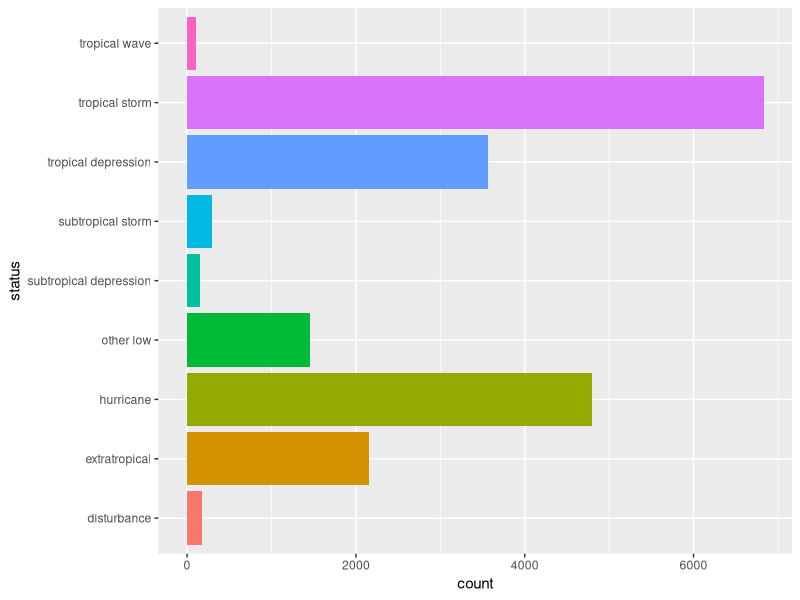
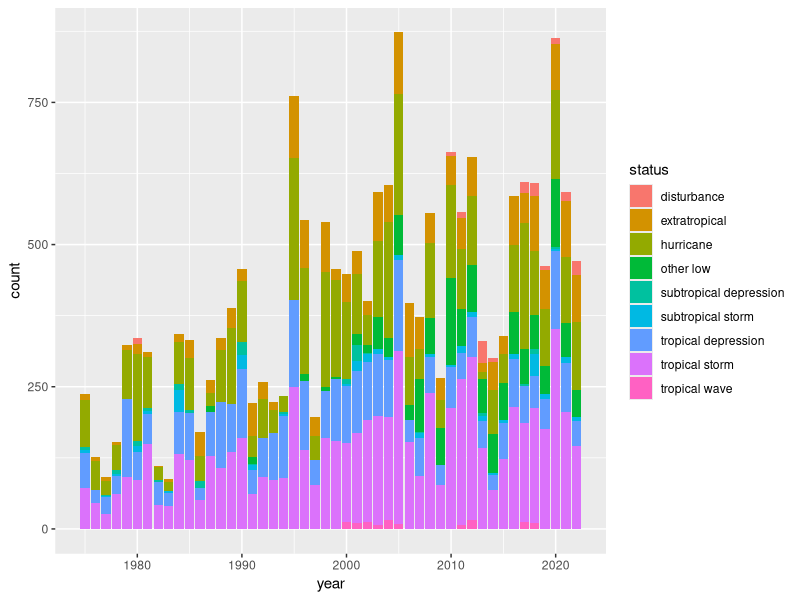
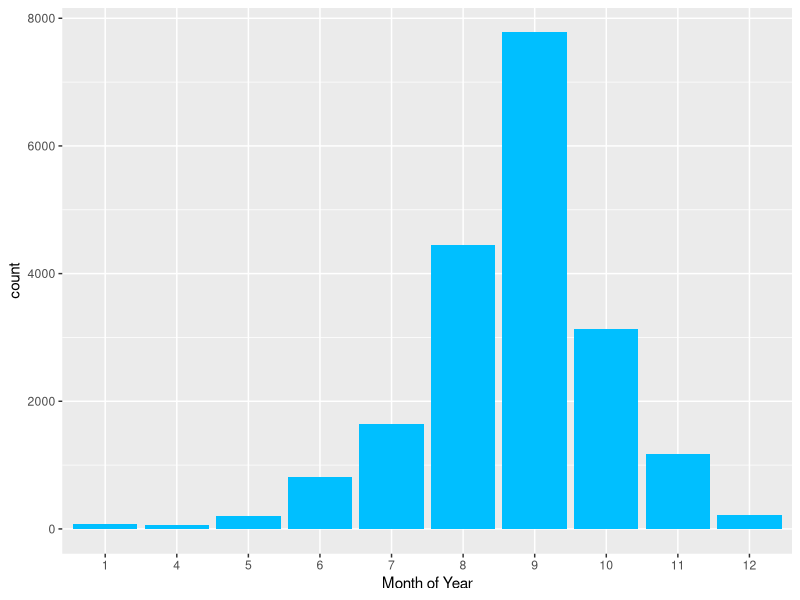
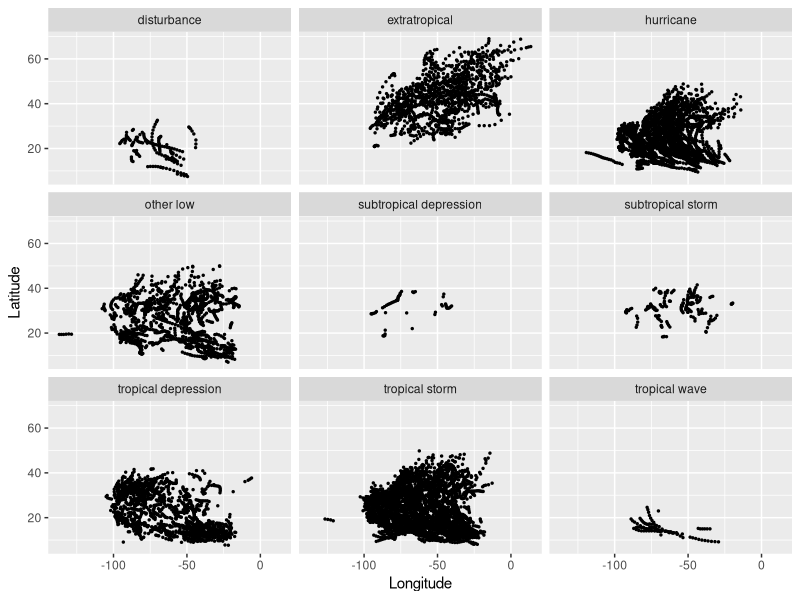
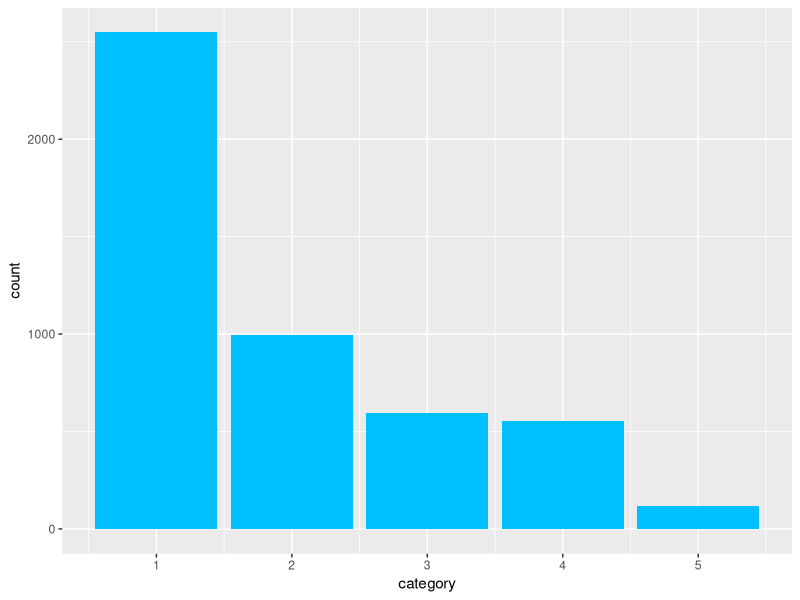
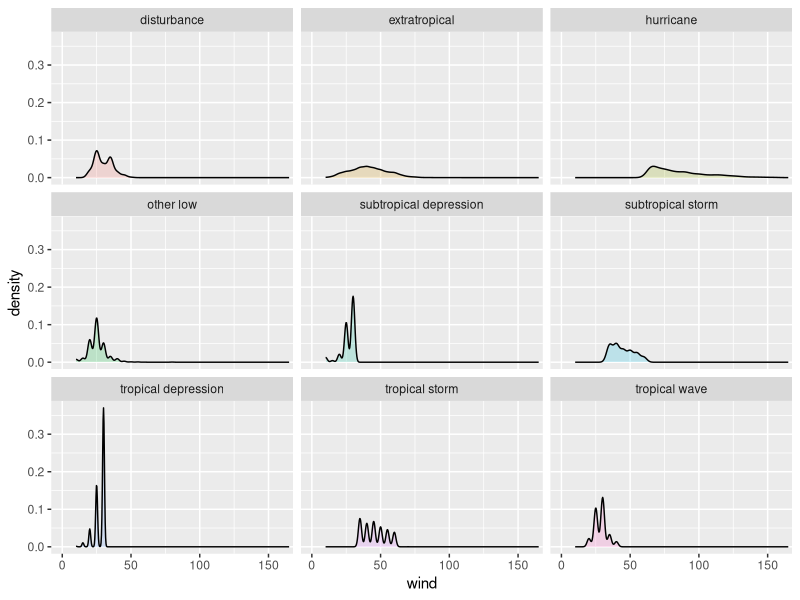
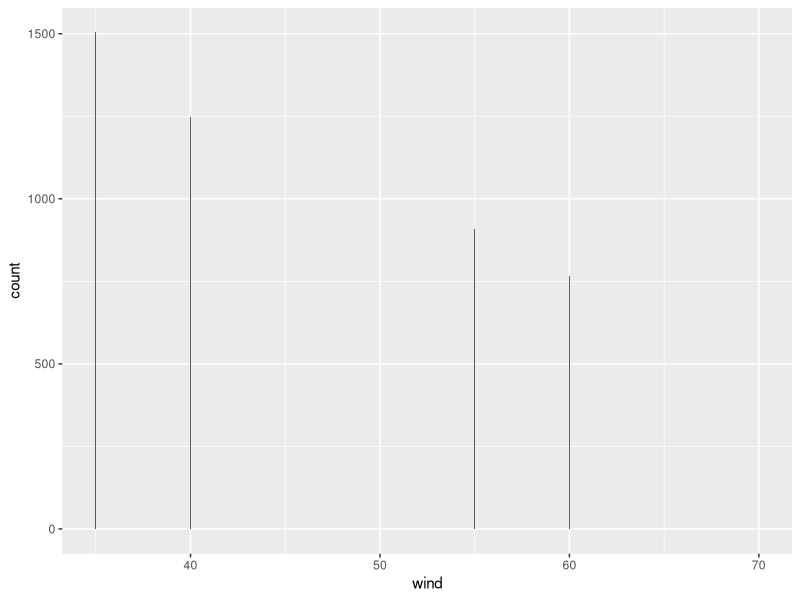
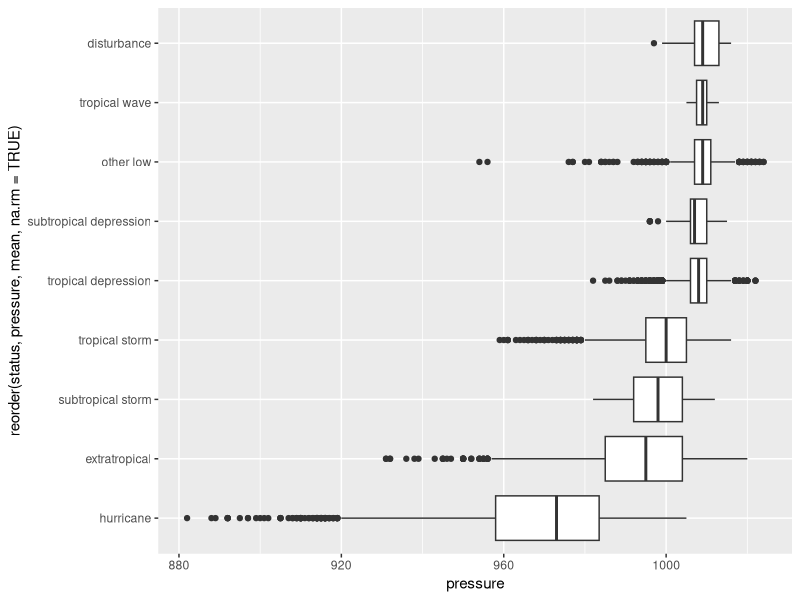

These figures' R source, in order:
## ---- chunk 1
library(tidyverse)
sample_n(storms, 5)
str(storms)

## ---- chunk 2
ggplot(data = storms, mapping = aes(x=status, fill = status)) +
  geom_bar() + guides(fill = "none") + coord_flip()
## ---- chunk 3
ggplot(data = storms, mapping = aes(x=year, fill = status)) +
  geom_bar()
## ---- chunk 4
ggplot(data = storms, mapping= aes(x=factor(month))) +
  geom_bar(fill = "deepskyblue") + labs(x = "Month of Year")
## ---- chunk 5
storms %>%
  filter(year > 2000) %>%
  ggplot( mapping = aes(x = long, y = lat)) +
  geom_point(aes(group = status), size= 0.5) + facet_wrap( vars(status)) +
  labs(x= "Longitude",
       y = "Latitude")
## ---- chunk 6
storms %>%
  filter(!is.na("NA")) %>%
  ggplot(mapping = aes(x = category)) +
  geom_bar(fill = "deepskyblue")

## ---- chunk 7
storms %>%
  ggplot(mapping = aes(x = wind, fill = status)) +
  geom_density(alpha = 0.2) + guides(fill = "none")+ coord_cartesian(xlim = c(0,160)) + facet_wrap( vars(status)) 
  
## ---- chunk 8
storms %>%
  filter(status == "tropical storm") %>%
  ggplot(mapping = aes(x = wind)) +
  geom_histogram(bins = 1000)
## ---- chunk 9
storms %>%
  ggplot(mapping = aes(x = pressure, y = reorder(status, pressure, mean, na.rm =TRUE))) +
    geom_boxplot()
  
## ---- chunk 10
mod1 <- lm(pressure ~ wind, data = storms)
mod1
summary(mod1)
## ---- chunk 11
ggplot(mod1) + 
  geom_point(mapping = aes(x = wind, y=pressure)) + 
  geom_smooth(aes(x = wind, y=pressure),  method = "lm")
## ---- chunk 12
storms %>%
  filter(status== c("tropical storm", "tropical depression", "extratropical", "hurricane")) %>%
  ggplot(aes(x = wind, y = pressure, color = status)) +
    theme_bw() + 
    geom_point() + 
    geom_smooth(method = 'lm', se = FALSE) 
